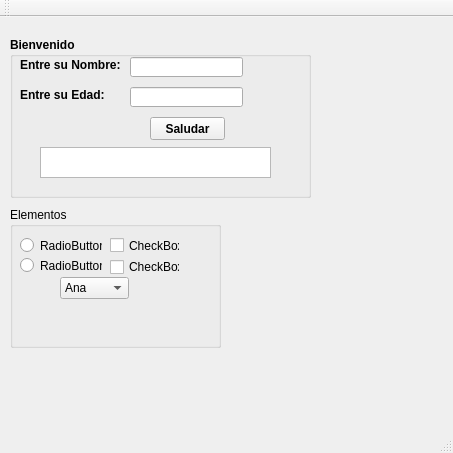
<?xml version="1.0" encoding="UTF-8"?>
<ui version="4.0">
 <class>MainWindow</class>
 <widget class="QMainWindow" name="MainWindow">
  <property name="geometry">
   <rect>
    <x>0</x>
    <y>0</y>
    <width>453</width>
    <height>453</height>
   </rect>
  </property>
  <property name="windowTitle">
   <string>MainWindow</string>
  </property>
  <widget class="QWidget" name="centralWidget">
   <widget class="QGroupBox" name="groupBox">
    <property name="enabled">
     <bool>true</bool>
    </property>
    <property name="geometry">
     <rect>
      <x>10</x>
      <y>20</y>
      <width>301</width>
      <height>161</height>
     </rect>
    </property>
    <property name="font">
     <font>
      <bold>true</bold>
      <underline>false</underline>
     </font>
    </property>
    <property name="title">
     <string>Bienvenido</string>
    </property>
    <widget class="QLineEdit" name="name">
     <property name="enabled">
      <bool>true</bool>
     </property>
     <property name="geometry">
      <rect>
       <x>120</x>
       <y>20</y>
       <width>113</width>
       <height>20</height>
      </rect>
     </property>
    </widget>
    <widget class="QPushButton" name="pushButton">
     <property name="geometry">
      <rect>
       <x>140</x>
       <y>80</y>
       <width>75</width>
       <height>23</height>
      </rect>
     </property>
     <property name="font">
      <font>
       <italic>false</italic>
       <bold>true</bold>
       <underline>false</underline>
      </font>
     </property>
     <property name="cursor">
      <cursorShape>SizeAllCursor</cursorShape>
     </property>
     <property name="text">
      <string>Saludar</string>
     </property>
    </widget>
    <widget class="QListWidget" name="list_bienvenida">
     <property name="geometry">
      <rect>
       <x>30</x>
       <y>110</y>
       <width>231</width>
       <height>31</height>
      </rect>
     </property>
     <property name="cursor" stdset="0">
      <cursorShape>SizeAllCursor</cursorShape>
     </property>
    </widget>
    <widget class="QLabel" name="label">
     <property name="geometry">
      <rect>
       <x>10</x>
       <y>20</y>
       <width>141</width>
       <height>16</height>
      </rect>
     </property>
     <property name="text">
      <string>Entre su Nombre:</string>
     </property>
    </widget>
    <widget class="QLabel" name="label_2">
     <property name="geometry">
      <rect>
       <x>10</x>
       <y>50</y>
       <width>91</width>
       <height>16</height>
      </rect>
     </property>
     <property name="text">
      <string>Entre su Edad:</string>
     </property>
    </widget>
    <widget class="QLineEdit" name="age">
     <property name="geometry">
      <rect>
       <x>120</x>
       <y>50</y>
       <width>113</width>
       <height>20</height>
      </rect>
     </property>
    </widget>
   </widget>
   <widget class="QGroupBox" name="groupBox_2">
    <property name="geometry">
     <rect>
      <x>10</x>
      <y>190</y>
      <width>211</width>
      <height>141</height>
     </rect>
    </property>
    <property name="title">
     <string>Elementos</string>
    </property>
    <widget class="QCheckBox" name="checkBox_2">
     <property name="geometry">
      <rect>
       <x>100</x>
       <y>50</y>
       <width>70</width>
       <height>20</height>
      </rect>
     </property>
     <property name="text">
      <string>CheckBox</string>
     </property>
    </widget>
    <widget class="QRadioButton" name="radioButton">
     <property name="geometry">
      <rect>
       <x>10</x>
       <y>30</y>
       <width>82</width>
       <height>17</height>
      </rect>
     </property>
     <property name="text">
      <string>RadioButton</string>
     </property>
    </widget>
    <widget class="QRadioButton" name="radioButton_2">
     <property name="geometry">
      <rect>
       <x>10</x>
       <y>50</y>
       <width>82</width>
       <height>17</height>
      </rect>
     </property>
     <property name="text">
      <string>RadioButton</string>
     </property>
    </widget>
    <widget class="QCheckBox" name="checkBox">
     <property name="geometry">
      <rect>
       <x>100</x>
       <y>30</y>
       <width>70</width>
       <height>17</height>
      </rect>
     </property>
     <property name="text">
      <string>CheckBox</string>
     </property>
    </widget>
    <widget class="QComboBox" name="comboBox">
     <property name="geometry">
      <rect>
       <x>50</x>
       <y>70</y>
       <width>69</width>
       <height>22</height>
      </rect>
     </property>
     <item>
      <property name="text">
       <string>Ana</string>
      </property>
     </item>
     <item>
      <property name="text">
       <string>Pedro</string>
      </property>
     </item>
     <item>
      <property name="text">
       <string>Suzana</string>
      </property>
     </item>
    </widget>
   </widget>
  </widget>
  <widget class="QMenuBar" name="menuBar">
   <property name="geometry">
    <rect>
     <x>0</x>
     <y>0</y>
     <width>453</width>
     <height>20</height>
    </rect>
   </property>
  </widget>
  <widget class="QToolBar" name="mainToolBar">
   <attribute name="toolBarArea">
    <enum>TopToolBarArea</enum>
   </attribute>
   <attribute name="toolBarBreak">
    <bool>false</bool>
   </attribute>
  </widget>
  <widget class="QStatusBar" name="statusBar"/>
 </widget>
 <layoutdefault spacing="6" margin="11"/>
 <resources/>
 <connections/>
</ui>
